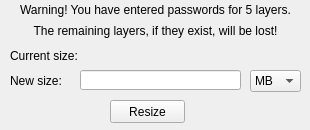
<?xml version="1.0" encoding="UTF-8"?>
<ui version="4.0">
 <class>ResizeContainerWindow</class>
 <widget class="QWidget" name="ResizeContainerWindow">
  <property name="geometry">
   <rect>
    <x>0</x>
    <y>0</y>
    <width>310</width>
    <height>130</height>
   </rect>
  </property>
  <property name="sizePolicy">
   <sizepolicy hsizetype="Fixed" vsizetype="Fixed">
    <horstretch>0</horstretch>
    <verstretch>0</verstretch>
   </sizepolicy>
  </property>
  <property name="minimumSize">
   <size>
    <width>310</width>
    <height>130</height>
   </size>
  </property>
  <property name="maximumSize">
   <size>
    <width>310</width>
    <height>130</height>
   </size>
  </property>
  <property name="windowTitle">
   <string>FractalCrypt</string>
  </property>
  <property name="windowIcon">
   <iconset resource="../resources.qrc">
    <normaloff>:/img/logo.png</normaloff>:/img/logo.png</iconset>
  </property>
  <widget class="QLineEdit" name="sizeLineEdit">
   <property name="geometry">
    <rect>
     <x>80</x>
     <y>70</y>
     <width>161</width>
     <height>20</height>
    </rect>
   </property>
   <property name="text">
    <string/>
   </property>
  </widget>
  <widget class="QLabel" name="sizeLabel">
   <property name="geometry">
    <rect>
     <x>10</x>
     <y>70</y>
     <width>51</width>
     <height>21</height>
    </rect>
   </property>
   <property name="text">
    <string>New size:</string>
   </property>
  </widget>
  <widget class="QComboBox" name="comboBox">
   <property name="geometry">
    <rect>
     <x>250</x>
     <y>70</y>
     <width>51</width>
     <height>22</height>
    </rect>
   </property>
   <property name="currentIndex">
    <number>1</number>
   </property>
   <item>
    <property name="text">
     <string>KB</string>
    </property>
   </item>
   <item>
    <property name="text">
     <string>MB</string>
    </property>
   </item>
   <item>
    <property name="text">
     <string>GB</string>
    </property>
   </item>
  </widget>
  <widget class="QPushButton" name="resizeButton">
   <property name="geometry">
    <rect>
     <x>110</x>
     <y>100</y>
     <width>75</width>
     <height>23</height>
    </rect>
   </property>
   <property name="text">
    <string>Resize</string>
   </property>
  </widget>
  <widget class="QLabel" name="currentSizeLabel">
   <property name="geometry">
    <rect>
     <x>10</x>
     <y>40</y>
     <width>291</width>
     <height>31</height>
    </rect>
   </property>
   <property name="text">
    <string>Current size:</string>
   </property>
  </widget>
  <widget class="QLabel" name="warningLabel">
   <property name="geometry">
    <rect>
     <x>10</x>
     <y>-1</y>
     <width>291</width>
     <height>21</height>
    </rect>
   </property>
   <property name="text">
    <string>Warning! You have entered passwords for 5 layers.</string>
   </property>
   <property name="alignment">
    <set>Qt::AlignCenter</set>
   </property>
  </widget>
  <widget class="QLabel" name="warningLabel2">
   <property name="geometry">
    <rect>
     <x>10</x>
     <y>20</y>
     <width>291</width>
     <height>21</height>
    </rect>
   </property>
   <property name="text">
    <string>The remaining layers, if they exist, will be lost!</string>
   </property>
   <property name="alignment">
    <set>Qt::AlignCenter</set>
   </property>
  </widget>
 </widget>
 <resources>
  <include location="../resources.qrc"/>
 </resources>
 <connections/>
</ui>
